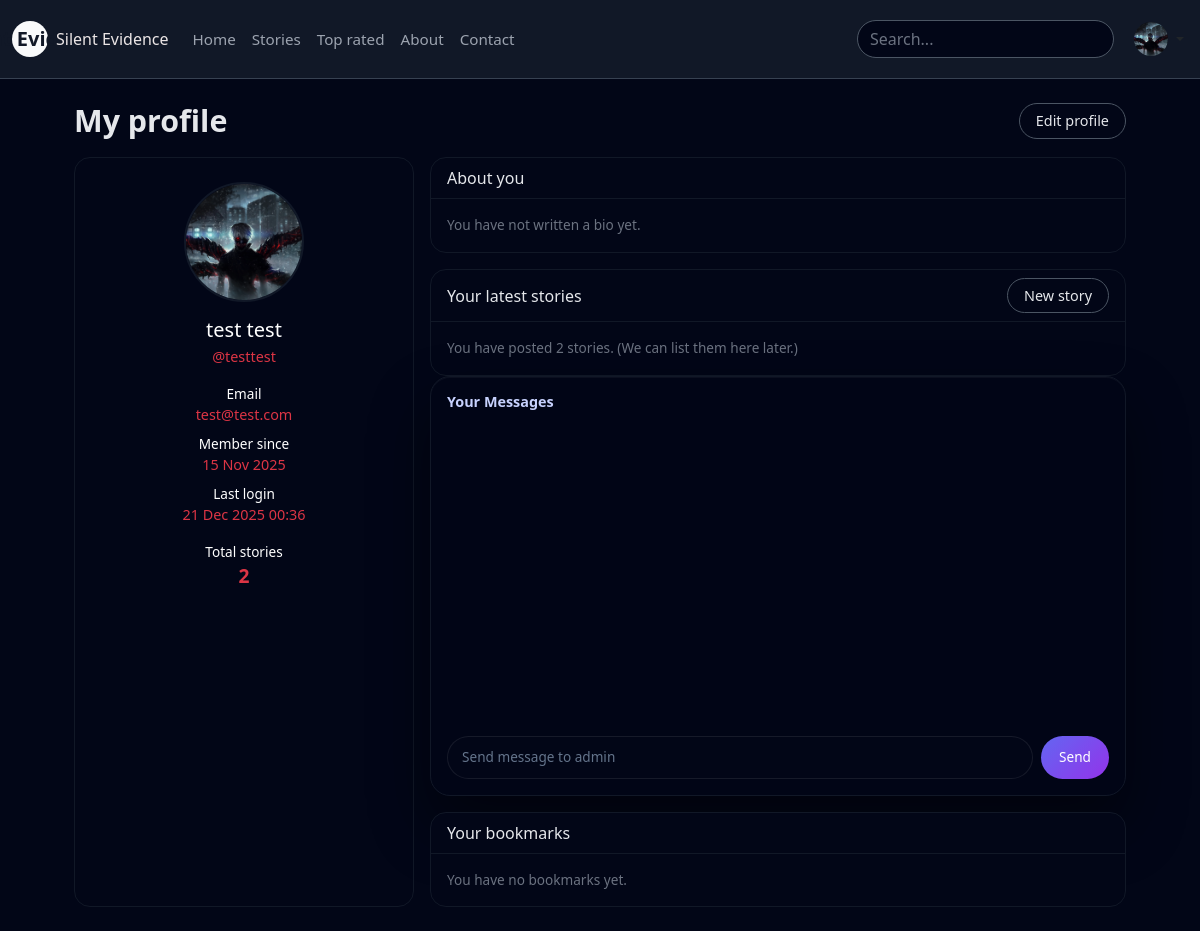
The app's page /profile.php (signed in) with its own data.
### tables this page shows
CREATE TABLE `users` (
  `id` int(10) UNSIGNED NOT NULL,
  `username` varchar(50) NOT NULL,
  `email` varchar(190) NOT NULL,
  `password_hash` varchar(255) NOT NULL,
  `display_name` varchar(100) NOT NULL,
  `avatar` varchar(255) DEFAULT NULL,
  `bio` text DEFAULT NULL,
  `role` enum('user','admin') NOT NULL DEFAULT 'user',
  `created_at` datetime NOT NULL DEFAULT current_timestamp(),
  `last_login` datetime DEFAULT NULL,
  `locked_until` datetime DEFAULT NULL,
  `reset_token` varchar(64) DEFAULT NULL,
  `reset_expires` datetime DEFAULT NULL,
  `is_blocked` tinyint(1) NOT NULL DEFAULT 0,
  `blocked_reason` varchar(255) DEFAULT NULL,
  `blocked_at` datetime DEFAULT NULL
);

### profile.php (the view, shortened to what this page needs)
<?php
require 'include/db.php';
$userId = (int) $_SESSION['user_id'];
$stmt = $pdo->prepare(
  'SELECT id, username, display_name, email, avatar, bio, created_at, last_login
       FROM users
      WHERE id = :id
      LIMIT 1'
);
$stmt->execute([':id' => $userId]);
$user = $stmt->fetch();
$totalStoriesQuery = $pdo->prepare('SELECT COUNT(*) FROM stories WHERE user_id = :id');
$totalStoriesQuery->execute([':id' => $userId]);
$totalStories = (int) $totalStoriesQuery->fetchColumn();
$bookmarksStmt = $pdo->prepare("
    SELECT s.id, s.title, s.category, s.created_at, s.views
    FROM story_bookmarks b
    JOIN stories s ON s.id = b.story_id
    WHERE b.user_id = :uid
    ORDER BY b.created_at DESC
");
$bookmarksStmt->execute([':uid' => $userId]);
$bookmarks = $bookmarksStmt->fetchAll(PDO::FETCH_ASSOC);
?>
<!doctype html>
<html lang="en">
<head>
  <link
    href="https://cdn.jsdelivr.net/npm/bootstrap@5.3.3/dist/css/bootstrap.min.css"
    rel="stylesheet">
</head>
<body>
  <?php include 'include/header.php'; ?>
  <div class="page-wrapper">
    <div class="profile-header d-flex justify-content-between align-items-center">
      <h1>My profile</h1>
      <button
        class="btn btn-outline-silent"
        type="button"
        data-bs-toggle="modal"
        data-bs-target="#editProfileModal">
        Edit profile
      </button>
    </div>
    <div class="row g-3">
      <div class="col-md-4">
        <div class="card card-dark h-100">
          <div class="card-body text-center py-4 px-4">
            <img
              src="<?php echo htmlspecialchars($user['avatar']); ?>"
              alt="Avatar"
              class="avatar-lg mb-3">
            <h2 class="h5 mb-1 text-white">
              <?php echo htmlspecialchars($user['display_name'] ?: $user['username']); ?>
            </h2>
            <div class="username-tag mb-3 text-danger">
              @<?php echo htmlspecialchars($user['username']); ?>
            </div>
            <div class="mb-2">
              <div class="meta-label text-white">Email</div>
              <div class="meta-value text-danger">
                <?php echo htmlspecialchars($user['email']); ?>
              </div>
            </div>
            <div class="mb-2">
              <div class="meta-label text-white">Member since</div>
              <div class="meta-value text-danger">
                <?php echo date('d M Y', strtotime($user['created_at'])); ?>
              </div>
            </div>
            <div class="mb-3">
              <div class="meta-label text-white">Last login</div>
              <div class="meta-value text-danger">
                <?php echo $user['last_login']
                  ? date('d M Y H:i', strtotime($user['last_login']))
                  : 'First time online'; ?>
              </div>
            </div>
            <div class="mt-2">
              <div class="meta-label text-white">Total stories</div>
              <div class="stat-number text-danger">
                <?php echo $totalStories; ?>
              </div>
            </div>
          </div>
        </div>
      </div>
      <div class="col-md-8">
        <div class="card card-dark mb-3">
          <div class="card-header bg-transparent">
            About you
          </div>
          <div class="card-body">
            <?php if ($user['bio']): ?>
              <p class="mb-0 text-danger">
                <?php echo nl2br(htmlspecialchars($user['bio'])); ?>
              </p>
            <?php else: ?>
              <p class="text-muted-small mb-0">
                You have not written a bio yet.
              </p>
            <?php endif; ?>
          </div>
        </div>
        <div class="card card-dark">
          <div class="card-header bg-transparent d-flex justify-content-between align-items-center">
            <span>Your latest stories</span>
            <a href="submit_story.php" class="btn btn-outline-silent btn-sm">
              New story
            </a>
          </div>
          <div class="card-body">
            <?php if ($totalStories === 0): ?>
              <p class="text-muted-small mb-0">
                You have not posted any stories yet.
              </p>
            <?php else: ?>
              <p class="text-muted-small mb-0">
                You have posted <?php echo $totalStories; ?> stories.
                (We can list them here later.)
              </p>
            <?php endif; ?>
          </div>
        </div>
        <div class="card-dark chat-panel">
          <h6>Your Messages</h6>
          <div class="chat-messages" id="profileChat"></div>
          <form id="profileChatForm" class="chat-input">
            <input type="text" id="profileMessage" placeholder="Send message to admin">
            <button type="submit">Send</button>
          </form>
        </div>
        <div class="card card-dark mt-3">
          <div class="card-header bg-transparent">
            Your bookmarks
          </div>
          <div class="card-body">
            <?php if (!$bookmarks): ?>
              <p class="text-muted-small mb-0">You have no bookmarks yet.</p>
            <?php endif; ?>
          </div>
        </div>
      </div>
    </div>
  </div>
</body>
</html>

### profile.php (style rules this page uses)
body { background-color: #020617; color: #e5e7eb; font-family: system-ui, -apple-system, BlinkMacSystemFont, "Segoe UI", sans-serif; }
.page-wrapper { padding: 24px; max-width: 1100px; margin: 0 auto; }
.profile-header { margin-bottom: 18px; }
.profile-header h1 { font-size: 1.9rem; font-weight: 700; margin: 0; }
.card-dark { background-color: #020617; border-radius: 16px; border: 1px solid #111827; }
.card-dark .card-header { border-bottom-color: #111827; font-size: 1rem; color: #e5e7eb; }
.avatar-lg { width: 120px; height: 120px; border-radius: 999px; object-fit: cover; border: 2px solid #111827; }
.username-tag { font-size: 0.9rem; color: #9ca3af; }
.meta-label { font-size: 0.85rem; color: #9ca3af; }
.meta-value { font-size: 0.9rem; }
.stat-number { font-size: 1.2rem; font-weight: 600; }
.text-muted-small { font-size: 0.85rem; color: #6b7280; }
.btn-outline-silent { border-color: #4b5563; color: #e5e7eb; font-size: 0.9rem; border-radius: 999px; padding: 6px 16px; }
.chat-panel { background: rgba(2, 6, 23, 0.75); backdrop-filter: blur(16px); border-radius: 20px; box-shadow: 0 30px 60px rgba(0, 0, 0, 0.45), inset 0 1px 0 rgba(255, 255, 255, 0.04); padding: 16px; display: flex; flex-direction: column; height: 420px; }
.chat-panel h6, .chat-header { font-size: 0.9rem; font-weight: 600; color: #c7d2fe; margin-bottom: 12px; display: flex; justify-content: space-between; align-items: center; }
.chat-messages { flex: 1; overflow-y: auto; padding-right: 4px; font-size: 0.85rem; }
.chat-input { display: flex; gap: 8px; margin-top: 12px; }
.chat-input input { flex: 1; background: #020617; border: 1px solid rgba(255, 255, 255, 0.08); color: #e5e7eb; padding: 10px 14px; border-radius: 999px; font-size: 0.85rem; }
.chat-input input::placeholder { color: #64748b; }
.chat-input button { background: linear-gradient(135deg, #6366f1, #9333ea); border: none; color: #fff; padding: 10px 18px; border-radius: 999px; font-size: 0.85rem; cursor: pointer; transition: transform 0.15s ease, box-shadow 0.15s ease; }

### records on screen
users: avatar (picture), display_name "test test", username "testtest", email "test@test.com", created_at "15 Nov 2025", last_login "21 Dec 2025 00:36"

### other values on screen
$totalStories "2"
